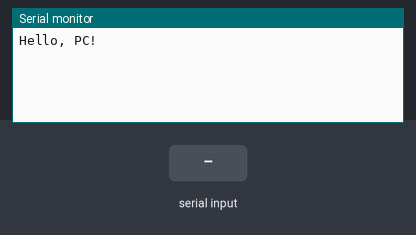
Bench run of a sketch on a simulated Arduino Uno, built with avr-gcc and run on an emulated ATmega328P. Shown: the last lines printed to the serial monitor. The test bench sets the inputs (shaded band).

Above: at 1.2 s.
1.3 s: "1\n" received over Serial
At 2.3 s:
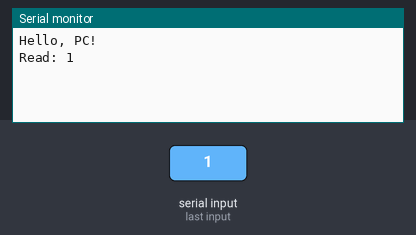
2.8 s: "0\n" received over Serial
At 3.5 s:
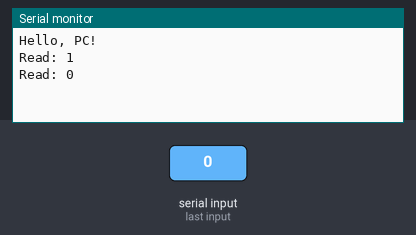
4.3 s: "2\n" received over Serial
At 5.8 s:
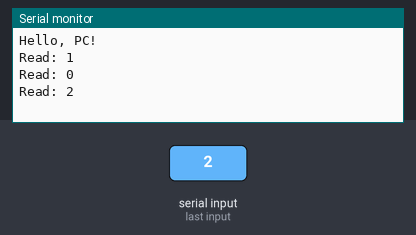

The sketch:

HelloArduino.ino
```cpp
void setup() {
  Serial.begin(9600);
  Serial.println("Hello, PC!");
}

void loop() {
  char buffer[50];
  memset(buffer, '\0', sizeof(buffer));
  byte bytesRead = 0;
  while (Serial.available() > 0) {
    bytesRead = Serial.readBytesUntil('\n', buffer, 50);
    buffer[bytesRead + 1] = '\0';
    Serial.print("Read: ");
    Serial.println(buffer);
  }
}
```

Measured:
- after the input at 1.3 s, the serial monitor: prints a new line at once (image 1)
- after the input at 2.8 s, the serial monitor: prints a new line at once (image 2)
- after the input at 4.3 s, the serial monitor: prints a new line at once (image 3)
